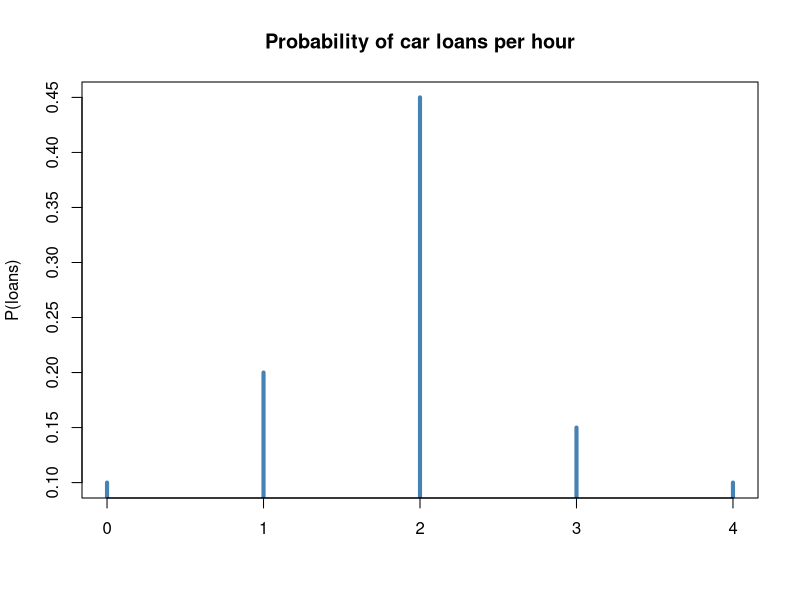
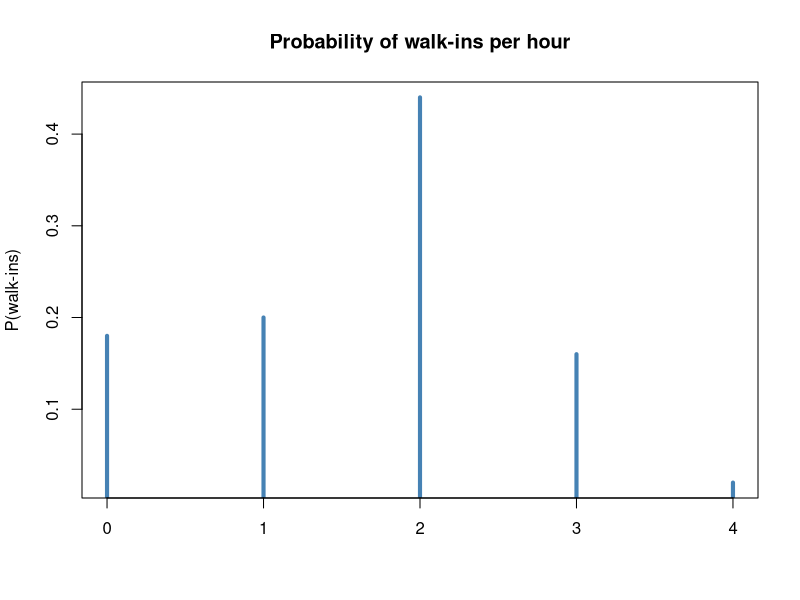
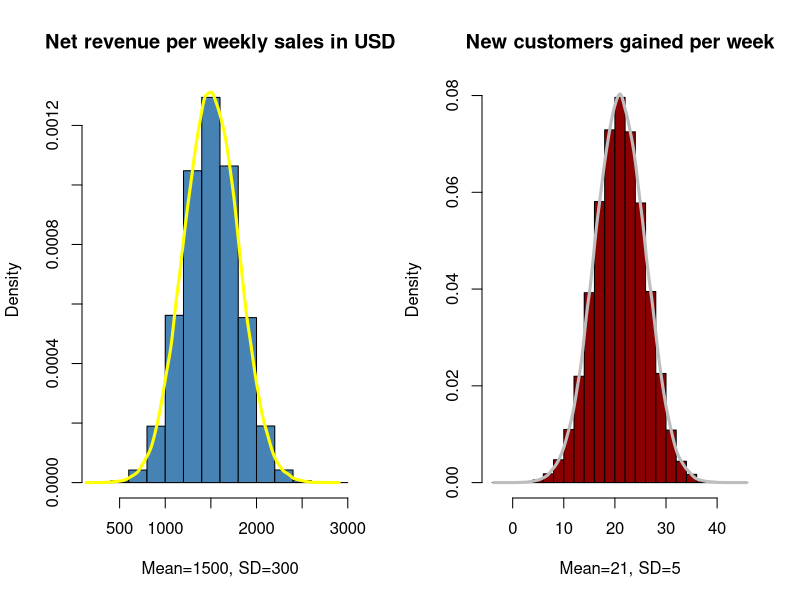

Write the R code that produced these figures, in order.
#====================================
# Statistics for Managers, Session 6
#====================================
# Copyright Zack Kertcher, PhD, 2017. All rights reserved. 
# Do not distribute or use outside this class without explicit permission from the instructor.  
#====================================

# Measures of probability distributions 
#= 

# Car loans example (discrete variable)
#-
# Expected value:
# x is a random discrete variable, that has the following values; p represents the probabilities of each value 
x <- seq(from=0, to=4, by=1) 
p <- c(0.1, 0.2, 0.45, 0.15, 0.1) 
# Let's plot the two. Note type ="h" which gives us bars to what otherwise would have been a scatterplot. 
plot(p~x, type="h", main="Probability of car loans per hour", col="steelblue", lwd=4, ylab="P(loans)", xlab="") 
# expected value = mean 
expected_value <- sum(x*p) 
# variance = we already know what this is from the descriptives class! 
variance <- sum((x-expected_value)^2 * p)
# and we already know what standard deviation is  
standard_deviation <- sqrt(variance)

# So...  
expected_value
variance
standard_deviation
# We can now compare against probabilities in this and other dealerships, different hours/days, etc. 

#=====
#Solutions 
#=
f <- c(9, 10, 22, 8, 1)
p <- f/50 
# just to confirm: 
sum(p)
x <- seq(from=0, to=4, by=1) 
plot(p~x, type="h", main="Probability of walk-ins per hour", col="steelblue", lwd=4, ylab="P(walk-ins)", xlab="") 
mean_walkins <- sum(x*p) 
sd_walkins <- sqrt(sum((x-expected_value)^2*p))
mean_walkins
sd_walkins
#=====

# Normal distribution (the most common case of continuous variable)
#=
netrev <- rnorm(mean=1500, sd=300, 100000)
newcustomers <- rnorm(mean=21, sd=5, 100000)
par(mfrow=c(1,2))
hist(netrev, main="Net revenue per weekly sales in USD", col="steelblue", xlab="Mean=1500, SD=300", freq=F)
lines(density(netrev), col="yellow", lwd=3) 
hist(newcustomers, main="New customers gained per week", col="darkred", xlab="Mean=21, SD=5", freq=F)
lines(density(newcustomers), col="gray", lwd=3) 

# Calculating percentiles, given a normal distribution 
#- 
pnorm(1800, mean=1500, sd=300) # Abbey's in the 84th percentile of sales 
pnorm(24, mean=21, sd=5) # Ben's in the 72th percentile of sales 

# What if we need to get percentiles to several sales people? No problem. 
pnorm(c(1800, 900, 2210), mean=1500, sd=300)

# But what if we want to find the value of the nth percentile? Also no problem. -- This one's for Abbey 
round(qnorm(.841, mean=1500, sd=300),0)

# What's the 95% of sales -- these guys get a bonus! 
qnorm(.95, mean=1500, sd=300)

#=====
#Solutions 
#=
toolow<- pnorm(35.8, mean=36, sd=.11)
toohigh <- 1-pnorm(36.2, mean=36, sd=.11)
1-(toolow+toohigh)
#=====


#### Additional notes 
#=
# To review and practice main propability concepts, use the 
# OpenIntro Statistics textbook, Chapter 3 (up to 3.3), and practice with 3.6 up to 3.6.4. 


